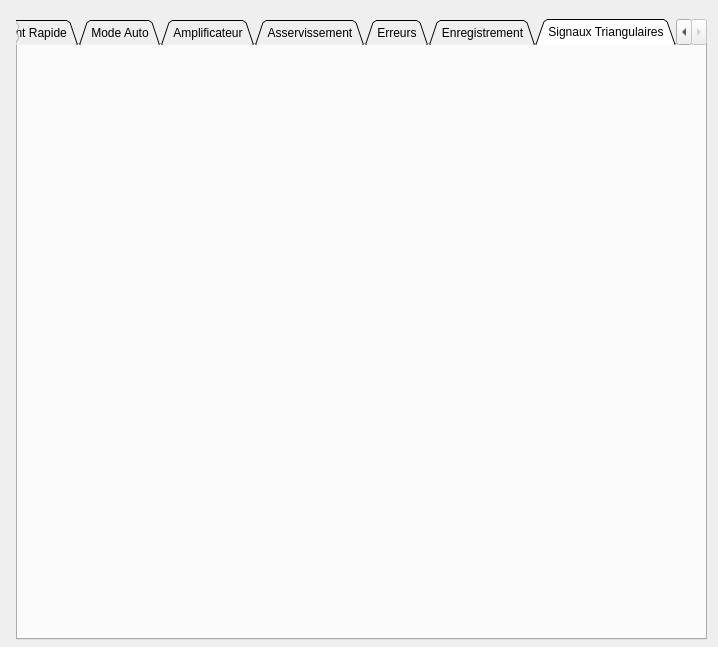
<?xml version="1.0" encoding="UTF-8"?>
<ui version="4.0">
 <class>HelpWindow</class>
 <widget class="QDialog" name="HelpWindow">
  <property name="geometry">
   <rect>
    <x>0</x>
    <y>0</y>
    <width>718</width>
    <height>647</height>
   </rect>
  </property>
  <property name="maximumSize">
   <size>
    <width>718</width>
    <height>647</height>
   </size>
  </property>
  <property name="windowTitle">
   <string>Manuel d'Utilisation</string>
  </property>
  <widget class="QTabWidget" name="tabWidget">
   <property name="geometry">
    <rect>
     <x>16</x>
     <y>19</y>
     <width>691</width>
     <height>621</height>
    </rect>
   </property>
   <property name="tabPosition">
    <enum>QTabWidget::North</enum>
   </property>
   <property name="tabShape">
    <enum>QTabWidget::Triangular</enum>
   </property>
   <property name="currentIndex">
    <number>6</number>
   </property>
   <widget class="QWidget" name="tab">
    <attribute name="title">
     <string>Lancement Rapide</string>
    </attribute>
    <widget class="QTextBrowser" name="textBrowser">
     <property name="geometry">
      <rect>
       <x>10</x>
       <y>20</y>
       <width>671</width>
       <height>561</height>
      </rect>
     </property>
     <property name="html">
      <string>&lt;!DOCTYPE HTML PUBLIC &quot;-//W3C//DTD HTML 4.0//EN&quot; &quot;http://www.w3.org/TR/REC-html40/strict.dtd&quot;&gt;
&lt;html&gt;&lt;head&gt;&lt;meta name=&quot;qrichtext&quot; content=&quot;1&quot; /&gt;&lt;meta charset=&quot;utf-8&quot; /&gt;&lt;style type=&quot;text/css&quot;&gt;
p, li { white-space: pre-wrap; }
hr { height: 1px; border-width: 0; }
li.unchecked::marker { content: &quot;\2610&quot;; }
li.checked::marker { content: &quot;\2612&quot;; }
&lt;/style&gt;&lt;/head&gt;&lt;body style=&quot; font-family:'Ubuntu'; font-size:11pt; font-weight:400; font-style:normal;&quot;&gt;
&lt;p align=&quot;center&quot; style=&quot; margin-top:12px; margin-bottom:12px; margin-left:0px; margin-right:0px; -qt-block-indent:0; text-indent:0px;&quot;&gt;&lt;span style=&quot; font-size:28pt; color:#000000;&quot;&gt;Lancement Rapide&lt;/span&gt;&lt;/p&gt;
&lt;p style=&quot; margin-top:12px; margin-bottom:12px; margin-left:0px; margin-right:0px; -qt-block-indent:0; text-indent:0px;&quot;&gt;&lt;span style=&quot; font-size:20pt; color:#000000;&quot;&gt;1- Paramétrage de l'échantillon&lt;/span&gt;&lt;/p&gt;
&lt;p style=&quot; margin-top:12px; margin-bottom:12px; margin-left:0px; margin-right:0px; -qt-block-indent:0; text-indent:0px;&quot;&gt;&lt;span style=&quot; font-size:20pt; color:#000000;&quot;&gt;1- a - Paramétrage Manuel&lt;/span&gt;&lt;/p&gt;
&lt;p style=&quot; margin-top:12px; margin-bottom:12px; margin-left:0px; margin-right:0px; -qt-block-indent:0; text-indent:0px;&quot;&gt;&lt;span style=&quot; color:#000000;&quot;&gt;	- Cliquer sur Modifier puis sélectionner la fenêtre Échantillon&lt;/span&gt;&lt;/p&gt;
&lt;p style=&quot; margin-top:12px; margin-bottom:12px; margin-left:0px; margin-right:0px; -qt-block-indent:0; text-indent:0px;&quot;&gt;&lt;span style=&quot; color:#000000;&quot;&gt;	- Renseigner les paramètre demandé&lt;/span&gt;&lt;/p&gt;
&lt;p style=&quot; margin-top:12px; margin-bottom:12px; margin-left:0px; margin-right:0px; -qt-block-indent:0; text-indent:0px;&quot;&gt;&lt;span style=&quot; color:#000000;&quot;&gt;	- À noter que la partie Section, Coefficient de foisonnement et la perméabilité ce calcul toute seul&lt;/span&gt;&lt;/p&gt;
&lt;p style=&quot; margin-top:12px; margin-bottom:12px; margin-left:0px; margin-right:0px; -qt-block-indent:0; text-indent:0px;&quot;&gt;&lt;span style=&quot; color:#000000;&quot;&gt;	- Cliquer sur l'onglet Bobine pour renseigner les enroulements de l'échantillon&lt;/span&gt;&lt;/p&gt;
&lt;p style=&quot; margin-top:12px; margin-bottom:12px; margin-left:0px; margin-right:0px; -qt-block-indent:0; text-indent:0px;&quot;&gt;&lt;span style=&quot; color:#000000;&quot;&gt;	- Sur l'onglet Mesure, renseigner le type de caractérisation voulu&lt;/span&gt;&lt;/p&gt;
&lt;p style=&quot; margin-top:12px; margin-bottom:12px; margin-left:0px; margin-right:0px; -qt-block-indent:0; text-indent:0px;&quot;&gt;&lt;span style=&quot; color:#000000;&quot;&gt;	- Laissé le mode Simple activé&lt;/span&gt;&lt;/p&gt;
&lt;p style=&quot; margin-top:12px; margin-bottom:12px; margin-left:0px; margin-right:0px; -qt-block-indent:0; text-indent:0px;&quot;&gt;&lt;span style=&quot; color:#000000;&quot;&gt;	- Cliquer sur Apply&lt;/span&gt;&lt;/p&gt;
&lt;p style=&quot; margin-top:12px; margin-bottom:12px; margin-left:0px; margin-right:0px; -qt-block-indent:0; text-indent:0px;&quot;&gt;&lt;span style=&quot; font-size:20pt; color:#000000;&quot;&gt;1- b - Importer une Configuration&lt;/span&gt;&lt;/p&gt;
&lt;p style=&quot; margin-top:12px; margin-bottom:12px; margin-left:0px; margin-right:0px; -qt-block-indent:0; text-indent:0px;&quot;&gt;&lt;span style=&quot; color:#000000;&quot;&gt;	- Cliquer sur Import puis sélectionné le fichier de configuration (.cfg)&lt;/span&gt;&lt;/p&gt;
&lt;p style=&quot; margin-top:12px; margin-bottom:12px; margin-left:0px; margin-right:0px; -qt-block-indent:0; text-indent:0px;&quot;&gt;&lt;span style=&quot; font-size:20pt; color:#000000;&quot;&gt;2- Paramétrage d'acquisition&lt;/span&gt;&lt;/p&gt;
&lt;p style=&quot; margin-top:12px; margin-bottom:12px; margin-left:0px; margin-right:0px; -qt-block-indent:0; text-indent:0px;&quot;&gt;&lt;span style=&quot; color:#000000;&quot;&gt;	-Cliquer sur Paramètre d'acquisition dans le &lt;/span&gt;&lt;/p&gt;
&lt;p style=&quot; margin-top:12px; margin-bottom:12px; margin-left:0px; margin-right:0px; -qt-block-indent:0; text-indent:0px;&quot;&gt;&lt;span style=&quot; color:#000000;&quot;&gt;	- Renseigner ou laissé par défaut les paramètres&lt;/span&gt;&lt;/p&gt;
&lt;p style=&quot; margin-top:12px; margin-bottom:12px; margin-left:0px; margin-right:0px; -qt-block-indent:0; text-indent:0px;&quot;&gt;&lt;span style=&quot; color:#000000;&quot;&gt;	- Choisissez le mode d'asservissement PI FFT&lt;/span&gt;&lt;/p&gt;
&lt;p style=&quot; margin-top:12px; margin-bottom:12px; margin-left:0px; margin-right:0px; -qt-block-indent:0; text-indent:0px;&quot;&gt;&lt;span style=&quot; color:#000000;&quot;&gt;	- Indiquer alpha=beta=0.5 (voir Page Asservissement pour plus de détail)&lt;/span&gt;&lt;/p&gt;
&lt;p style=&quot; margin-top:12px; margin-bottom:12px; margin-left:0px; margin-right:0px; -qt-block-indent:0; text-indent:0px;&quot;&gt;&lt;span style=&quot; color:#000000;&quot;&gt;	- Cliqué sur OK&lt;/span&gt;&lt;/p&gt;
&lt;p style=&quot; margin-top:12px; margin-bottom:12px; margin-left:0px; margin-right:0px; -qt-block-indent:0; text-indent:0px;&quot;&gt;&lt;span style=&quot; font-size:20pt; color:#000000;&quot;&gt;3- Lancer l'acquisition en cliquant sur Start&lt;/span&gt;&lt;/p&gt;
&lt;p style=&quot; margin-top:12px; margin-bottom:12px; margin-left:0px; margin-right:0px; -qt-block-indent:0; text-indent:0px;&quot;&gt;&lt;span style=&quot; font-size:20pt; color:#000000;&quot;&gt;4- Résultats&lt;/span&gt;&lt;/p&gt;
&lt;p style=&quot; margin-top:12px; margin-bottom:12px; margin-left:0px; margin-right:0px; -qt-block-indent:0; text-indent:0px;&quot;&gt;&lt;span style=&quot; color:#000000;&quot;&gt;	- Une fois l'acquisition finie, le cycle d'hystérisis est tracé sur la page d'accueil&lt;/span&gt;&lt;/p&gt;
&lt;p style=&quot; margin-top:12px; margin-bottom:12px; margin-left:0px; margin-right:0px; -qt-block-indent:0; text-indent:0px;&quot;&gt;&lt;span style=&quot; color:#000000;&quot;&gt;	- L'encadré &amp;quot;Mesures&amp;quot; en bas à gauche nous redonne les principales informations de l'acquisition&lt;/span&gt;&lt;/p&gt;
&lt;p style=&quot;-qt-paragraph-type:empty; margin-top:0px; margin-bottom:0px; margin-left:0px; margin-right:0px; -qt-block-indent:0; text-indent:0px;&quot;&gt;&lt;br /&gt;&lt;/p&gt;&lt;/body&gt;&lt;/html&gt;</string>
     </property>
    </widget>
   </widget>
   <widget class="QWidget" name="tab_3">
    <attribute name="title">
     <string>Mode Auto</string>
    </attribute>
    <widget class="QTextBrowser" name="textBrowser_2">
     <property name="geometry">
      <rect>
       <x>10</x>
       <y>20</y>
       <width>671</width>
       <height>561</height>
      </rect>
     </property>
     <property name="html">
      <string>&lt;!DOCTYPE HTML PUBLIC &quot;-//W3C//DTD HTML 4.0//EN&quot; &quot;http://www.w3.org/TR/REC-html40/strict.dtd&quot;&gt;
&lt;html&gt;&lt;head&gt;&lt;meta name=&quot;qrichtext&quot; content=&quot;1&quot; /&gt;&lt;meta charset=&quot;utf-8&quot; /&gt;&lt;style type=&quot;text/css&quot;&gt;
p, li { white-space: pre-wrap; }
hr { height: 1px; border-width: 0; }
li.unchecked::marker { content: &quot;\2610&quot;; }
li.checked::marker { content: &quot;\2612&quot;; }
&lt;/style&gt;&lt;/head&gt;&lt;body style=&quot; font-family:'Ubuntu'; font-size:11pt; font-weight:400; font-style:normal;&quot;&gt;
&lt;p align=&quot;center&quot; style=&quot; margin-top:12px; margin-bottom:12px; margin-left:0px; margin-right:0px; -qt-block-indent:0; text-indent:0px;&quot;&gt;&lt;span style=&quot; font-size:28pt; color:#000000;&quot;&gt;Mode Auto&lt;/span&gt;&lt;/p&gt;
&lt;p style=&quot; margin-top:12px; margin-bottom:12px; margin-left:0px; margin-right:0px; -qt-block-indent:0; text-indent:0px;&quot;&gt;&lt;span style=&quot; font-size:20pt; color:#000000;&quot;&gt;1- Sélectionner le mode Auto dans le menu Configuration&lt;/span&gt;&lt;/p&gt;
&lt;p style=&quot; margin-top:12px; margin-bottom:12px; margin-left:0px; margin-right:0px; -qt-block-indent:0; text-indent:0px;&quot;&gt;&lt;span style=&quot; font-size:20pt; color:#000000;&quot;&gt;1- a - Mode linéaire&lt;/span&gt;&lt;/p&gt;
&lt;p style=&quot; margin-top:12px; margin-bottom:12px; margin-left:0px; margin-right:0px; -qt-block-indent:0; text-indent:0px;&quot;&gt;&lt;span style=&quot; color:#000000;&quot;&gt;	- Sélectionner le mode linéaire&lt;/span&gt;&lt;/p&gt;
&lt;p style=&quot; margin-top:12px; margin-bottom:12px; margin-left:0px; margin-right:0px; -qt-block-indent:0; text-indent:0px;&quot;&gt;&lt;span style=&quot; color:#000000;&quot;&gt;	- Renseigner la plage de fréquence et d'amplitude du champ magnétique B&lt;/span&gt;&lt;/p&gt;
&lt;p style=&quot; margin-top:12px; margin-bottom:12px; margin-left:0px; margin-right:0px; -qt-block-indent:0; text-indent:0px;&quot;&gt;&lt;span style=&quot; color:#000000;&quot;&gt;	- Renseigner le nombre de points&lt;/span&gt;&lt;/p&gt;
&lt;p style=&quot; margin-top:12px; margin-bottom:12px; margin-left:0px; margin-right:0px; -qt-block-indent:0; text-indent:0px;&quot;&gt;&lt;span style=&quot; font-size:20pt; color:#000000;&quot;&gt;1- b - Mode Choix Utilisateur&lt;/span&gt;&lt;/p&gt;
&lt;p style=&quot; margin-top:12px; margin-bottom:12px; margin-left:0px; margin-right:0px; -qt-block-indent:0; text-indent:0px;&quot;&gt;&lt;span style=&quot; color:#000000;&quot;&gt;	- Indiquer les fréquences et les amplitudes souhaitées&lt;/span&gt;&lt;/p&gt;
&lt;p style=&quot; margin-top:12px; margin-bottom:12px; margin-left:0px; margin-right:0px; -qt-block-indent:0; text-indent:0px;&quot;&gt;&lt;span style=&quot; font-size:20pt; color:#000000;&quot;&gt;2- Lancer l'acquisition&lt;/span&gt;&lt;/p&gt;
&lt;p style=&quot; margin-top:12px; margin-bottom:12px; margin-left:0px; margin-right:0px; -qt-block-indent:0; text-indent:0px;&quot;&gt;&lt;span style=&quot; color:#000000;&quot;&gt;	- La fenêtre de visualisation apparait&lt;/span&gt;&lt;/p&gt;
&lt;p style=&quot; margin-top:12px; margin-bottom:12px; margin-left:0px; margin-right:0px; -qt-block-indent:0; text-indent:0px;&quot;&gt;&lt;span style=&quot; color:#000000;&quot;&gt;	- Une fois la fin de la mesure, une nouvelle fenêtre s'ouvre pour faire une nouvelle acquisition avec les paramètres renseignés&lt;/span&gt;&lt;/p&gt;
&lt;p style=&quot; margin-top:12px; margin-bottom:12px; margin-left:0px; margin-right:0px; -qt-block-indent:0; text-indent:0px;&quot;&gt;&lt;span style=&quot; color:#000000;&quot;&gt;	- Les résultats sont enregistrés ???&lt;/span&gt;&lt;/p&gt;&lt;/body&gt;&lt;/html&gt;</string>
     </property>
    </widget>
   </widget>
   <widget class="QWidget" name="tab_4">
    <attribute name="title">
     <string>Amplificateur</string>
    </attribute>
    <widget class="QTextBrowser" name="textBrowser_4">
     <property name="geometry">
      <rect>
       <x>10</x>
       <y>20</y>
       <width>671</width>
       <height>561</height>
      </rect>
     </property>
     <property name="html">
      <string>&lt;!DOCTYPE HTML PUBLIC &quot;-//W3C//DTD HTML 4.0//EN&quot; &quot;http://www.w3.org/TR/REC-html40/strict.dtd&quot;&gt;
&lt;html&gt;&lt;head&gt;&lt;meta name=&quot;qrichtext&quot; content=&quot;1&quot; /&gt;&lt;meta charset=&quot;utf-8&quot; /&gt;&lt;style type=&quot;text/css&quot;&gt;
p, li { white-space: pre-wrap; }
hr { height: 1px; border-width: 0; }
li.unchecked::marker { content: &quot;\2610&quot;; }
li.checked::marker { content: &quot;\2612&quot;; }
&lt;/style&gt;&lt;/head&gt;&lt;body style=&quot; font-family:'Ubuntu'; font-size:11pt; font-weight:400; font-style:normal;&quot;&gt;
&lt;p align=&quot;center&quot; style=&quot; margin-top:12px; margin-bottom:12px; margin-left:0px; margin-right:0px; -qt-block-indent:0; text-indent:0px;&quot;&gt;&lt;span style=&quot; font-size:28pt; color:#000000;&quot;&gt;Amplificateur&lt;/span&gt;&lt;/p&gt;
&lt;p style=&quot; margin-top:12px; margin-bottom:12px; margin-left:0px; margin-right:0px; -qt-block-indent:0; text-indent:0px;&quot;&gt;&lt;span style=&quot; font-size:20pt; color:#000000;&quot;&gt;1- Comande Disponible&lt;/span&gt;&lt;/p&gt;
&lt;p style=&quot; margin-top:12px; margin-bottom:12px; margin-left:0px; margin-right:0px; -qt-block-indent:0; text-indent:0px;&quot;&gt;&lt;span style=&quot; font-size:20pt; color:#000000;&quot;&gt;1- a - Sortie Amplificateur&lt;/span&gt;&lt;/p&gt;
&lt;p style=&quot; margin-top:12px; margin-bottom:12px; margin-left:0px; margin-right:0px; -qt-block-indent:0; text-indent:0px;&quot;&gt;&lt;span style=&quot; color:#000000;&quot;&gt;	- Permet d'alumer ou non la sortie de l'amplificateur&lt;/span&gt;&lt;/p&gt;
&lt;p style=&quot; margin-top:12px; margin-bottom:12px; margin-left:0px; margin-right:0px; -qt-block-indent:0; text-indent:0px;&quot;&gt;&lt;span style=&quot; font-size:20pt; color:#000000;&quot;&gt;1- b - Mode&lt;/span&gt;&lt;/p&gt;
&lt;p style=&quot; margin-top:12px; margin-bottom:12px; margin-left:0px; margin-right:0px; -qt-block-indent:0; text-indent:0px;&quot;&gt;&lt;span style=&quot; font-size:20pt; color:#000000;&quot;&gt;	&lt;/span&gt;&lt;span style=&quot; color:#000000;&quot;&gt;- Permet d'alterner entre le mode tension et courant de l'amplificateur&lt;/span&gt;&lt;/p&gt;
&lt;p style=&quot; margin-top:12px; margin-bottom:12px; margin-left:0px; margin-right:0px; -qt-block-indent:0; text-indent:0px;&quot;&gt;	- Le mode courant est actuellement bloqué. Contact constructeur.&lt;/p&gt;
&lt;p style=&quot; margin-top:12px; margin-bottom:12px; margin-left:0px; margin-right:0px; -qt-block-indent:0; text-indent:0px;&quot;&gt;1- c - Courant Range&lt;/p&gt;
&lt;p style=&quot; margin-top:12px; margin-bottom:12px; margin-left:0px; margin-right:0px; -qt-block-indent:0; text-indent:0px;&quot;&gt;	- Permet de changer l'échelle de courant.&lt;/p&gt;
&lt;p style=&quot; margin-top:12px; margin-bottom:12px; margin-left:0px; margin-right:0px; -qt-block-indent:0; text-indent:0px;&quot;&gt;	- Low pour les tension inférieurs à 1A&lt;/p&gt;
&lt;p style=&quot; margin-top:12px; margin-bottom:12px; margin-left:0px; margin-right:0px; -qt-block-indent:0; text-indent:0px;&quot;&gt;	- High pour les tensions supérieurs ou égales à 1A&lt;/p&gt;
&lt;p style=&quot; margin-top:12px; margin-bottom:12px; margin-left:0px; margin-right:0px; -qt-block-indent:0; text-indent:0px;&quot;&gt;1- d - Power Supply&lt;/p&gt;
&lt;p style=&quot; margin-top:12px; margin-bottom:12px; margin-left:0px; margin-right:0px; -qt-block-indent:0; text-indent:0px;&quot;&gt;	- Permet de configurer la tension maximum et minimum de l'amplificateur. &lt;/p&gt;
&lt;p style=&quot; margin-top:12px; margin-bottom:12px; margin-left:0px; margin-right:0px; -qt-block-indent:0; text-indent:0px;&quot;&gt;	- Par défaut, l'amplificateur est réglé sur auto et auto (aucune options sélectionnées)&lt;/p&gt;
&lt;p style=&quot; margin-top:12px; margin-bottom:12px; margin-left:0px; margin-right:0px; -qt-block-indent:0; text-indent:0px;&quot;&gt;	- Voir datasheet pour page 21 pour régler ces paramètres&lt;/p&gt;
&lt;p style=&quot; margin-top:12px; margin-bottom:12px; margin-left:0px; margin-right:0px; -qt-block-indent:0; text-indent:0px;&quot;&gt;	- La sortie de l'amplificateur doit être OFF pour modifier ce paramètre&lt;/p&gt;
&lt;p style=&quot; margin-top:12px; margin-bottom:12px; margin-left:0px; margin-right:0px; -qt-block-indent:0; text-indent:0px;&quot;&gt;1- e - Limit Control&lt;/p&gt;
&lt;p style=&quot; margin-top:12px; margin-bottom:12px; margin-left:0px; margin-right:0px; -qt-block-indent:0; text-indent:0px;&quot;&gt;	- Permet de configurer une limite à ne pas dépasser. La limite ce fait sur la tension ou le courant&lt;/p&gt;
&lt;p style=&quot; margin-top:12px; margin-bottom:12px; margin-left:0px; margin-right:0px; -qt-block-indent:0; text-indent:0px;&quot;&gt;1- f - Connection&lt;/p&gt;
&lt;p style=&quot; margin-top:12px; margin-bottom:12px; margin-left:0px; margin-right:0px; -qt-block-indent:0; text-indent:0px;&quot;&gt;	- Si la connection n'est pas éffectué dès le lancement de la fenêtre, aucun bouton ne seras accéssible. &lt;/p&gt;
&lt;p style=&quot; margin-top:12px; margin-bottom:12px; margin-left:0px; margin-right:0px; -qt-block-indent:0; text-indent:0px;&quot;&gt;	- Le bouton connection permet de vérifier la connection avec l'amplificateur. Si une connection est possible, le programme metra à jour les commandes pour être synchroniser avec l'amplificateur.&lt;/p&gt;
&lt;p style=&quot; margin-top:12px; margin-bottom:12px; margin-left:0px; margin-right:0px; -qt-block-indent:0; text-indent:0px;&quot;&gt;1- g - Température&lt;/p&gt;
&lt;p style=&quot; margin-top:12px; margin-bottom:12px; margin-left:0px; margin-right:0px; -qt-block-indent:0; text-indent:0px;&quot;&gt;	- Affiche la température interne de l'amplificateur&lt;/p&gt;&lt;/body&gt;&lt;/html&gt;</string>
     </property>
    </widget>
   </widget>
   <widget class="QWidget" name="tab_2">
    <attribute name="title">
     <string>Asservissement</string>
    </attribute>
    <widget class="QTextBrowser" name="textBrowser_3">
     <property name="geometry">
      <rect>
       <x>10</x>
       <y>20</y>
       <width>671</width>
       <height>561</height>
      </rect>
     </property>
     <property name="html">
      <string>&lt;!DOCTYPE HTML PUBLIC &quot;-//W3C//DTD HTML 4.0//EN&quot; &quot;http://www.w3.org/TR/REC-html40/strict.dtd&quot;&gt;
&lt;html&gt;&lt;head&gt;&lt;meta name=&quot;qrichtext&quot; content=&quot;1&quot; /&gt;&lt;meta charset=&quot;utf-8&quot; /&gt;&lt;style type=&quot;text/css&quot;&gt;
p, li { white-space: pre-wrap; }
hr { height: 1px; border-width: 0; }
li.unchecked::marker { content: &quot;\2610&quot;; }
li.checked::marker { content: &quot;\2612&quot;; }
&lt;/style&gt;&lt;/head&gt;&lt;body style=&quot; font-family:'Ubuntu'; font-size:11pt; font-weight:400; font-style:normal;&quot;&gt;
&lt;p align=&quot;center&quot; style=&quot; margin-top:12px; margin-bottom:12px; margin-left:0px; margin-right:0px; -qt-block-indent:0; text-indent:0px;&quot;&gt;&lt;span style=&quot; font-size:28pt; color:#000000;&quot;&gt;Asservissement&lt;/span&gt;&lt;/p&gt;
&lt;p style=&quot; margin-top:12px; margin-bottom:12px; margin-left:0px; margin-right:0px; -qt-block-indent:0; text-indent:0px;&quot;&gt;&lt;span style=&quot; font-size:20pt; color:#000000;&quot;&gt;1- Choix du Mode Asservissement&lt;/span&gt;&lt;/p&gt;
&lt;p style=&quot; margin-top:12px; margin-bottom:12px; margin-left:0px; margin-right:0px; -qt-block-indent:0; text-indent:0px;&quot;&gt;&lt;span style=&quot; color:#000000;&quot;&gt;	- Dans le menu configuration, choisir le mode PI FFT ou Quasi Newton. Puis cliquer sur Apply (PI FFT est sélectionné par défaut)&lt;/span&gt;&lt;/p&gt;
&lt;p style=&quot; margin-top:12px; margin-bottom:12px; margin-left:0px; margin-right:0px; -qt-block-indent:0; text-indent:0px;&quot;&gt;&lt;span style=&quot; color:#000000;&quot;&gt;	- Dans le menu Acquisition, sélectionner la fenêtre correspondant à votre choix&lt;/span&gt;&lt;/p&gt;
&lt;p style=&quot; margin-top:12px; margin-bottom:12px; margin-left:0px; margin-right:0px; -qt-block-indent:0; text-indent:0px;&quot;&gt;&lt;span style=&quot; font-size:20pt; color:#000000;&quot;&gt;2- a - PI FFT&lt;/span&gt;&lt;/p&gt;
&lt;p style=&quot; margin-top:12px; margin-bottom:12px; margin-left:0px; margin-right:0px; -qt-block-indent:0; text-indent:0px;&quot;&gt;&lt;span style=&quot; color:#000000;&quot;&gt;	- Régler les paramètre alpha et beta&lt;/span&gt;&lt;/p&gt;
&lt;p style=&quot; margin-top:12px; margin-bottom:12px; margin-left:0px; margin-right:0px; -qt-block-indent:0; text-indent:0px;&quot;&gt;&lt;span style=&quot; color:#000000;&quot;&gt;	- Dans la majeure partie des situations, on doit avoir alpha+beta=1&lt;/span&gt;&lt;/p&gt;
&lt;p style=&quot; margin-top:12px; margin-bottom:12px; margin-left:0px; margin-right:0px; -qt-block-indent:0; text-indent:0px;&quot;&gt;&lt;span style=&quot; color:#000000;&quot;&gt;	- En basse fréquence (inférieure à quelque kHz) alpha+beta&amp;lt;1&lt;/span&gt;&lt;/p&gt;
&lt;p style=&quot; margin-top:12px; margin-bottom:12px; margin-left:0px; margin-right:0px; -qt-block-indent:0; text-indent:0px;&quot;&gt;&lt;span style=&quot; color:#000000;&quot;&gt;	- Par défaut, alpha et beta sont réglés à 0.5&lt;/span&gt;&lt;/p&gt;
&lt;p style=&quot; margin-top:12px; margin-bottom:12px; margin-left:0px; margin-right:0px; -qt-block-indent:0; text-indent:0px;&quot;&gt;&lt;span style=&quot; color:#000000;&quot;&gt;	- Le dernier paramètre à régler est le nombre d'itérations de montée. Ce nombre permet d'augmenter progressivement les coefficients jusqu'à la valeur souhaitée&lt;/span&gt;&lt;/p&gt;
&lt;p style=&quot; margin-top:12px; margin-bottom:12px; margin-left:0px; margin-right:0px; -qt-block-indent:0; text-indent:0px;&quot;&gt;&lt;span style=&quot; font-size:20pt; color:#000000;&quot;&gt;2- b - Quasi Newton&lt;/span&gt;&lt;/p&gt;
&lt;p style=&quot; margin-top:12px; margin-bottom:12px; margin-left:0px; margin-right:0px; -qt-block-indent:0; text-indent:0px;&quot;&gt;&lt;span style=&quot; color:#000000;&quot;&gt;	- Réglé le gain pour éviter que le démarrage soit trop lent ou trop rapide (ce gain est égal à 10 par défaut)&lt;/span&gt;&lt;/p&gt;
&lt;p style=&quot;-qt-paragraph-type:empty; margin-top:0px; margin-bottom:0px; margin-left:0px; margin-right:0px; -qt-block-indent:0; text-indent:0px;&quot;&gt;&lt;br /&gt;&lt;/p&gt;&lt;/body&gt;&lt;/html&gt;</string>
     </property>
    </widget>
   </widget>
   <widget class="QWidget" name="tab_5">
    <attribute name="title">
     <string>Erreurs</string>
    </attribute>
    <widget class="QTextBrowser" name="textBrowser_5">
     <property name="geometry">
      <rect>
       <x>10</x>
       <y>10</y>
       <width>671</width>
       <height>561</height>
      </rect>
     </property>
     <property name="html">
      <string>&lt;!DOCTYPE HTML PUBLIC &quot;-//W3C//DTD HTML 4.0//EN&quot; &quot;http://www.w3.org/TR/REC-html40/strict.dtd&quot;&gt;
&lt;html&gt;&lt;head&gt;&lt;meta name=&quot;qrichtext&quot; content=&quot;1&quot; /&gt;&lt;meta charset=&quot;utf-8&quot; /&gt;&lt;style type=&quot;text/css&quot;&gt;
p, li { white-space: pre-wrap; }
hr { height: 1px; border-width: 0; }
li.unchecked::marker { content: &quot;\2610&quot;; }
li.checked::marker { content: &quot;\2612&quot;; }
&lt;/style&gt;&lt;/head&gt;&lt;body style=&quot; font-family:'Ubuntu'; font-size:11pt; font-weight:400; font-style:normal;&quot;&gt;
&lt;p align=&quot;center&quot; style=&quot; margin-top:12px; margin-bottom:12px; margin-left:0px; margin-right:0px; -qt-block-indent:0; text-indent:0px;&quot;&gt;&lt;span style=&quot; font-size:28pt; color:#000000;&quot;&gt;Erreurs&lt;/span&gt;&lt;/p&gt;
&lt;p style=&quot; margin-top:12px; margin-bottom:12px; margin-left:0px; margin-right:0px; -qt-block-indent:0; text-indent:0px;&quot;&gt;&lt;span style=&quot; font-size:20pt; color:#000000;&quot;&gt;1- Liste des erreurs possibles&lt;/span&gt;&lt;/p&gt;
&lt;p style=&quot; margin-top:12px; margin-bottom:12px; margin-left:0px; margin-right:0px; -qt-block-indent:0; text-indent:0px;&quot;&gt;&lt;span style=&quot; font-size:20pt; color:#000000;&quot;&gt;1- a - Erreurs paramètres échantillons&lt;/span&gt;&lt;/p&gt;
&lt;p style=&quot; margin-top:12px; margin-bottom:12px; margin-left:0px; margin-right:0px; -qt-block-indent:0; text-indent:0px;&quot;&gt;&lt;span style=&quot; color:#000000;&quot;&gt;	- Ces erreurs&lt;/span&gt;&lt;/p&gt;
&lt;p style=&quot;-qt-paragraph-type:empty; margin-top:12px; margin-bottom:12px; margin-left:0px; margin-right:0px; -qt-block-indent:0; text-indent:0px;&quot;&gt;&lt;br /&gt;&lt;/p&gt;&lt;/body&gt;&lt;/html&gt;</string>
     </property>
    </widget>
   </widget>
   <widget class="QWidget" name="tab_6">
    <attribute name="title">
     <string>Enregistrement</string>
    </attribute>
    <widget class="QTextBrowser" name="textBrowser_6">
     <property name="geometry">
      <rect>
       <x>0</x>
       <y>10</y>
       <width>671</width>
       <height>561</height>
      </rect>
     </property>
     <property name="html">
      <string>&lt;!DOCTYPE HTML PUBLIC &quot;-//W3C//DTD HTML 4.0//EN&quot; &quot;http://www.w3.org/TR/REC-html40/strict.dtd&quot;&gt;
&lt;html&gt;&lt;head&gt;&lt;meta name=&quot;qrichtext&quot; content=&quot;1&quot; /&gt;&lt;meta charset=&quot;utf-8&quot; /&gt;&lt;style type=&quot;text/css&quot;&gt;
p, li { white-space: pre-wrap; }
hr { height: 1px; border-width: 0; }
li.unchecked::marker { content: &quot;\2610&quot;; }
li.checked::marker { content: &quot;\2612&quot;; }
&lt;/style&gt;&lt;/head&gt;&lt;body style=&quot; font-family:'Ubuntu'; font-size:11pt; font-weight:400; font-style:normal;&quot;&gt;
&lt;p align=&quot;center&quot; style=&quot; margin-top:12px; margin-bottom:12px; margin-left:0px; margin-right:0px; -qt-block-indent:0; text-indent:0px;&quot;&gt;&lt;span style=&quot; font-size:28pt; color:#000000;&quot;&gt;Mode Auto&lt;/span&gt;&lt;/p&gt;
&lt;p style=&quot; margin-top:12px; margin-bottom:12px; margin-left:0px; margin-right:0px; -qt-block-indent:0; text-indent:0px;&quot;&gt;&lt;span style=&quot; font-size:20pt; color:#000000;&quot;&gt;1- Sélectionner le mode Auto dans le menu Configuration&lt;/span&gt;&lt;/p&gt;
&lt;p style=&quot; margin-top:12px; margin-bottom:12px; margin-left:0px; margin-right:0px; -qt-block-indent:0; text-indent:0px;&quot;&gt;&lt;span style=&quot; font-size:20pt; color:#000000;&quot;&gt;1- a - Mode linéaire&lt;/span&gt;&lt;/p&gt;
&lt;p style=&quot; margin-top:12px; margin-bottom:12px; margin-left:0px; margin-right:0px; -qt-block-indent:0; text-indent:0px;&quot;&gt;&lt;span style=&quot; color:#000000;&quot;&gt;	- Sélectionner le mode linéaire&lt;/span&gt;&lt;/p&gt;
&lt;p style=&quot;-qt-paragraph-type:empty; margin-top:12px; margin-bottom:12px; margin-left:0px; margin-right:0px; -qt-block-indent:0; text-indent:0px;&quot;&gt;&lt;br /&gt;&lt;/p&gt;&lt;/body&gt;&lt;/html&gt;</string>
     </property>
    </widget>
   </widget>
   <widget class="QWidget" name="tab_7">
    <attribute name="title">
     <string>Signaux Triangulaires</string>
    </attribute>
   </widget>
  </widget>
 </widget>
 <resources/>
 <connections/>
</ui>
